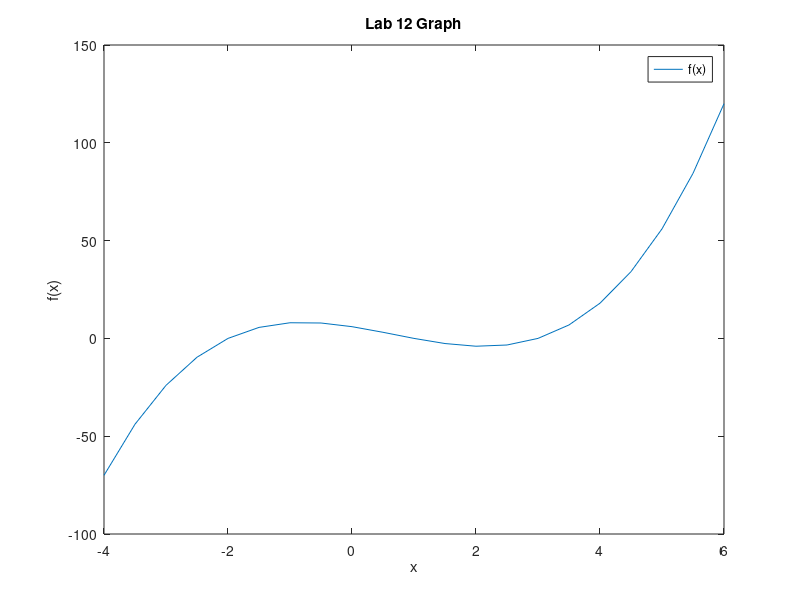

Recreate this plot in MATLAB.
%ME203-Section 1101
%Winters, Marcus
% 10/6/21
%Lab 12

clc, clear all, format compact

x=[-4:.5:6];
y=[(x+2).*(x-1).*(x-3)];
plot(x,y)
title('Lab 12 Graph')
xlabel('x')
ylabel('f(x)')


legend('f(x)')